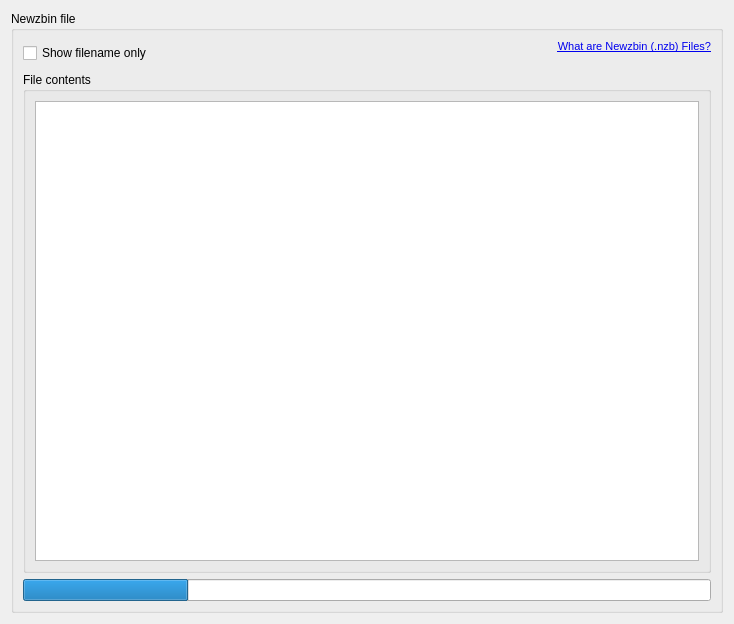
<?xml version="1.0" encoding="UTF-8"?>
<ui version="4.0">
 <class>NZB</class>
 <widget class="QWidget" name="NZB">
  <property name="geometry">
   <rect>
    <x>0</x>
    <y>0</y>
    <width>734</width>
    <height>624</height>
   </rect>
  </property>
  <property name="windowTitle">
   <string>NZB</string>
  </property>
  <property name="windowIcon">
   <iconset resource="resource.qrc">
    <normaloff>:/resource/16x16_ico_png/ico_nzb.png</normaloff>:/resource/16x16_ico_png/ico_nzb.png</iconset>
  </property>
  <layout class="QGridLayout" name="gridLayout_4">
   <item row="0" column="0">
    <widget class="QGroupBox" name="grpBox">
     <property name="title">
      <string>Newzbin file</string>
     </property>
     <layout class="QVBoxLayout" name="verticalLayout">
      <item>
       <layout class="QHBoxLayout" name="horizontalLayout_2">
        <item>
         <widget class="QCheckBox" name="chkFilenamesOnly">
          <property name="text">
           <string>Show filename only</string>
          </property>
         </widget>
        </item>
        <item>
         <spacer name="horizontalSpacer">
          <property name="orientation">
           <enum>Qt::Horizontal</enum>
          </property>
          <property name="sizeType">
           <enum>QSizePolicy::MinimumExpanding</enum>
          </property>
          <property name="sizeHint" stdset="0">
           <size>
            <width>40</width>
            <height>20</height>
           </size>
          </property>
         </spacer>
        </item>
        <item>
         <widget class="QLabel" name="label">
          <property name="sizePolicy">
           <sizepolicy hsizetype="MinimumExpanding" vsizetype="Minimum">
            <horstretch>0</horstretch>
            <verstretch>0</verstretch>
           </sizepolicy>
          </property>
          <property name="text">
           <string>&lt;!DOCTYPE HTML PUBLIC &quot;-//W3C//DTD HTML 4.0//EN&quot; &quot;http://www.w3.org/TR/REC-html40/strict.dtd&quot;&gt;
&lt;html&gt;&lt;head&gt;&lt;meta name=&quot;qrichtext&quot; content=&quot;1&quot; /&gt;&lt;style type=&quot;text/css&quot;&gt;
p, li { white-space: pre-wrap; }
&lt;/style&gt;&lt;/head&gt;&lt;body style=&quot; font-family:'Sans Serif'; font-size:9pt; font-weight:400; font-style:normal;&quot;&gt;
&lt;p align=&quot;right&quot; style=&quot; margin-top:0px; margin-bottom:0px; margin-left:0px; margin-right:0px; -qt-block-indent:0; text-indent:0px;&quot;&gt;&lt;a href=&quot;http://en.wikipedia.org/wiki/NZB&quot;&gt;&lt;span style=&quot; font-size:8pt; text-decoration: underline; color:#0000ee;&quot;&gt;What are Newzbin (.nzb) Files?&lt;/span&gt;&lt;/a&gt;&lt;/p&gt;
&lt;p align=&quot;right&quot; style=&quot;-qt-paragraph-type:empty; margin-top:0px; margin-bottom:0px; margin-left:0px; margin-right:0px; -qt-block-indent:0; text-indent:0px; font-size:8pt;&quot;&gt;&lt;br /&gt;&lt;/p&gt;&lt;/body&gt;&lt;/html&gt;</string>
          </property>
          <property name="textFormat">
           <enum>Qt::AutoText</enum>
          </property>
          <property name="scaledContents">
           <bool>false</bool>
          </property>
          <property name="alignment">
           <set>Qt::AlignLeading|Qt::AlignLeft|Qt::AlignVCenter</set>
          </property>
          <property name="wordWrap">
           <bool>true</bool>
          </property>
          <property name="openExternalLinks">
           <bool>true</bool>
          </property>
         </widget>
        </item>
       </layout>
      </item>
      <item>
       <widget class="QGroupBox" name="grpContents">
        <property name="sizePolicy">
         <sizepolicy hsizetype="Preferred" vsizetype="Minimum">
          <horstretch>0</horstretch>
          <verstretch>0</verstretch>
         </sizepolicy>
        </property>
        <property name="title">
         <string>File contents</string>
        </property>
        <layout class="QHBoxLayout" name="horizontalLayout">
         <item>
          <widget class="QTableView" name="tableView">
           <property name="contextMenuPolicy">
            <enum>Qt::CustomContextMenu</enum>
           </property>
           <property name="selectionMode">
            <enum>QAbstractItemView::ExtendedSelection</enum>
           </property>
           <property name="selectionBehavior">
            <enum>QAbstractItemView::SelectRows</enum>
           </property>
           <property name="showGrid">
            <bool>false</bool>
           </property>
           <property name="sortingEnabled">
            <bool>true</bool>
           </property>
           <attribute name="horizontalHeaderMinimumSectionSize">
            <number>0</number>
           </attribute>
           <attribute name="horizontalHeaderStretchLastSection">
            <bool>true</bool>
           </attribute>
           <attribute name="verticalHeaderVisible">
            <bool>false</bool>
           </attribute>
           <attribute name="verticalHeaderDefaultSectionSize">
            <number>16</number>
           </attribute>
          </widget>
         </item>
        </layout>
       </widget>
      </item>
      <item>
       <widget class="QProgressBar" name="progressBar">
        <property name="maximumSize">
         <size>
          <width>16777215</width>
          <height>16777215</height>
         </size>
        </property>
        <property name="value">
         <number>24</number>
        </property>
        <property name="textVisible">
         <bool>false</bool>
        </property>
       </widget>
      </item>
     </layout>
    </widget>
   </item>
  </layout>
  <action name="actionDownload">
   <property name="icon">
    <iconset resource="resource.qrc">
     <normaloff>:/resource/16x16_ico_png/ico_download.png</normaloff>:/resource/16x16_ico_png/ico_download.png</iconset>
   </property>
   <property name="text">
    <string>Download</string>
   </property>
   <property name="toolTip">
    <string>Download selected items</string>
   </property>
  </action>
  <action name="actionBrowse">
   <property name="icon">
    <iconset resource="resource.qrc">
     <normaloff>:/resource/16x16_ico_png/ico_folder.png</normaloff>:/resource/16x16_ico_png/ico_folder.png</iconset>
   </property>
   <property name="text">
    <string>Browse ...</string>
   </property>
  </action>
 </widget>
 <resources>
  <include location="resource.qrc"/>
 </resources>
 <connections/>
</ui>
